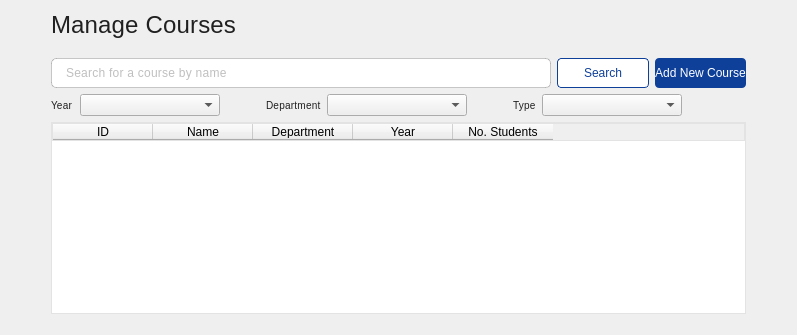
      <widget class="QWidget" name="P9_Courses">
       <layout class="QHBoxLayout" name="horizontalLayout_104">
        <item>
         <spacer name="horizontalSpacer_77">
          <property name="orientation">
           <enum>Qt::Horizontal</enum>
          </property>
          <property name="sizeType">
           <enum>QSizePolicy::Preferred</enum>
          </property>
          <property name="sizeHint" stdset="0">
           <size>
            <width>40</width>
            <height>20</height>
           </size>
          </property>
         </spacer>
        </item>
        <item>
         <layout class="QVBoxLayout" name="verticalLayout_140">
          <item>
           <widget class="QLabel" name="label_152">
            <property name="styleSheet">
             <string notr="true">font-style: normal;
font-weight: 400;
font-size: 24px;
line-height: 24px;
/* identical to box height, or 100% */

letter-spacing: 0.18px;

/* 00. On Surface / High Emphasis */

color: rgba(0, 0, 0, 0.87);</string>
            </property>
            <property name="text">
             <string>Manage Courses</string>
            </property>
           </widget>
          </item>
          <item>
           <spacer name="verticalSpacer_83">
            <property name="orientation">
             <enum>Qt::Vertical</enum>
            </property>
            <property name="sizeType">
             <enum>QSizePolicy::Fixed</enum>
            </property>
            <property name="sizeHint" stdset="0">
             <size>
              <width>20</width>
              <height>13</height>
             </size>
            </property>
           </spacer>
          </item>
          <item>
           <layout class="QHBoxLayout" name="horizontalLayout_98">
            <item>
             <widget class="QLineEdit" name="lineEdit_11">
              <property name="minimumSize">
               <size>
                <width>500</width>
                <height>0</height>
               </size>
              </property>
              <property name="styleSheet">
               <string notr="true">color: #000;
padding: 6px 12px;
border: 1px solid rgba(0, 0, 0, 0.20);
border-radius: 5px;

/* Body 2 */

font-family: 'Roboto';
font-style: normal;
font-weight: 400;
font-size: 12px;
line-height: 20px;
/* identical to box height, or 143% */

letter-spacing: 0.25px;

/* 00. On Surface / High Emphasis */

color: rgba(0, 0, 0, 0.50);</string>
              </property>
              <property name="placeholderText">
               <string>Search for a course by name</string>
              </property>
             </widget>
            </item>
            <item>
             <widget class="QPushButton" name="pushButton_13">
              <property name="minimumSize">
               <size>
                <width>92</width>
                <height>30</height>
               </size>
              </property>
              <property name="styleSheet">
               <string notr="true">background: #fff;
color: #0E409A;
border: 1px solid;
border-color:  #0E409A;
border-radius: 4px;
min-width: 90px;</string>
              </property>
              <property name="text">
               <string>Search</string>
              </property>
             </widget>
            </item>
            <item>
             <widget class="QPushButton" name="btn_add_course">
              <property name="sizePolicy">
               <sizepolicy hsizetype="Fixed" vsizetype="Fixed">
                <horstretch>1</horstretch>
                <verstretch>0</verstretch>
               </sizepolicy>
              </property>
              <property name="minimumSize">
               <size>
                <width>90</width>
                <height>30</height>
               </size>
              </property>
              <property name="maximumSize">
               <size>
                <width>150</width>
                <height>16777215</height>
               </size>
              </property>
              <property name="styleSheet">
               <string notr="true">color: #fff;
background: #0E409A;
border-radius: 4px;
min-width: 90px;</string>
              </property>
              <property name="text">
               <string>Add New Course</string>
              </property>
             </widget>
            </item>
           </layout>
          </item>
          <item>
           <layout class="QHBoxLayout" name="horizontalLayout_99">
            <item>
             <layout class="QHBoxLayout" name="horizontalLayout_100">
              <item>
               <widget class="QLabel" name="label_153">
                <property name="styleSheet">
                 <string notr="true">/* Body 2 */

font-family: 'Roboto';
font-style: normal;
font-weight: 300;
font-size: 10px;
line-height: 20px;
/* identical to box height, or 143% */

letter-spacing: 0.25px;
text-align: center;

/* 00. On Surface / High Emphasis */

color: rgba(0, 0, 0, 0.87);</string>
                </property>
                <property name="text">
                 <string>Year</string>
                </property>
                <property name="scaledContents">
                 <bool>false</bool>
                </property>
                <property name="alignment">
                 <set>Qt::AlignLeading|Qt::AlignLeft|Qt::AlignVCenter</set>
                </property>
                <property name="wordWrap">
                 <bool>true</bool>
                </property>
               </widget>
              </item>
              <item>
               <widget class="QComboBox" name="comboBox_7">
                <property name="minimumSize">
                 <size>
                  <width>140</width>
                  <height>0</height>
                 </size>
                </property>
                <property name="styleSheet">
                 <string notr="true"/>
                </property>
                <property name="placeholderText">
                 <string>Pick Year</string>
                </property>
                <item>
                 <property name="text">
                  <string>All</string>
                 </property>
                </item>
                <item>
                 <property name="text">
                  <string>2023</string>
                 </property>
                </item>
                <item>
                 <property name="text">
                  <string>2024</string>
                 </property>
                </item>
                <item>
                 <property name="text">
                  <string>2025</string>
                 </property>
                </item>
                <item>
                 <property name="text">
                  <string>2026</string>
                 </property>
                </item>
               </widget>
              </item>
             </layout>
            </item>
            <item>
             <spacer name="horizontalSpacer_75">
              <property name="orientation">
               <enum>Qt::Horizontal</enum>
              </property>
              <property name="sizeType">
               <enum>QSizePolicy::Fixed</enum>
              </property>
              <property name="sizeHint" stdset="0">
               <size>
                <width>40</width>
                <height>20</height>
               </size>
              </property>
             </spacer>
            </item>
            <item>
             <layout class="QHBoxLayout" name="horizontalLayout_101">
              <item>
               <widget class="QLabel" name="label_154">
                <property name="styleSheet">
                 <string notr="true">/* Body 2 */

font-family: 'Roboto';
font-style: normal;
font-weight: 300;
font-size: 10px;
line-height: 20px;
/* identical to box height, or 143% */

letter-spacing: 0.25px;
text-align: center;

/* 00. On Surface / High Emphasis */

color: rgba(0, 0, 0, 0.87);</string>
                </property>
                <property name="text">
                 <string>Department</string>
                </property>
                <property name="scaledContents">
                 <bool>false</bool>
                </property>
                <property name="alignment">
                 <set>Qt::AlignLeading|Qt::AlignLeft|Qt::AlignVCenter</set>
                </property>
                <property name="wordWrap">
                 <bool>true</bool>
                </property>
               </widget>
              </item>
              <item>
               <widget class="QComboBox" name="comboBox_8">
                <property name="minimumSize">
                 <size>
                  <width>140</width>
                  <height>0</height>
                 </size>
                </property>
                <property name="styleSheet">
                 <string notr="true"/>
                </property>
                <property name="placeholderText">
                 <string>Pick Department</string>
                </property>
                <item>
                 <property name="text">
                  <string>All</string>
                 </property>
                </item>
                <item>
                 <property name="text">
                  <string>SBE</string>
                 </property>
                </item>
                <item>
                 <property name="text">
                  <string>ELC</string>
                 </property>
                </item>
                <item>
                 <property name="text">
                  <string>CMP</string>
                 </property>
                </item>
                <item>
                 <property name="text">
                  <string>EPM</string>
                 </property>
                </item>
                <item>
                 <property name="text">
                  <string>AER</string>
                 </property>
                </item>
                <item>
                 <property name="text">
                  <string>MEC</string>
                 </property>
                </item>
                <item>
                 <property name="text">
                  <string>ARC</string>
                 </property>
                </item>
                <item>
                 <property name="text">
                  <string>CHE</string>
                 </property>
                </item>
                <item>
                 <property name="text">
                  <string>CVE</string>
                 </property>
                </item>
                <item>
                 <property name="text">
                  <string>PET</string>
                 </property>
                </item>
                <item>
                 <property name="text">
                  <string>MET</string>
                 </property>
                </item>
                <item>
                 <property name="text">
                  <string>MIN</string>
                 </property>
                </item>
               </widget>
              </item>
             </layout>
            </item>
            <item>
             <layout class="QHBoxLayout" name="horizontalLayout_105"/>
            </item>
            <item>
             <spacer name="horizontalSpacer_79">
              <property name="orientation">
               <enum>Qt::Horizontal</enum>
              </property>
              <property name="sizeType">
               <enum>QSizePolicy::Fixed</enum>
              </property>
              <property name="sizeHint" stdset="0">
               <size>
                <width>40</width>
                <height>20</height>
               </size>
              </property>
             </spacer>
            </item>
            <item>
             <layout class="QHBoxLayout" name="horizontalLayout_106">
              <item>
               <widget class="QLabel" name="label_188">
                <property name="styleSheet">
                 <string notr="true">/* Body 2 */

font-family: 'Roboto';
font-style: normal;
font-weight: 300;
font-size: 10px;
line-height: 20px;
/* identical to box height, or 143% */

letter-spacing: 0.25px;
text-align: center;

/* 00. On Surface / High Emphasis */

color: rgba(0, 0, 0, 0.87);</string>
                </property>
                <property name="text">
                 <string>Type</string>
                </property>
                <property name="scaledContents">
                 <bool>false</bool>
                </property>
                <property name="alignment">
                 <set>Qt::AlignLeading|Qt::AlignLeft|Qt::AlignVCenter</set>
                </property>
                <property name="wordWrap">
                 <bool>true</bool>
                </property>
               </widget>
              </item>
              <item>
               <widget class="QComboBox" name="comboBox_10">
                <property name="minimumSize">
                 <size>
                  <width>140</width>
                  <height>0</height>
                 </size>
                </property>
                <property name="styleSheet">
                 <string notr="true"/>
                </property>
                <property name="placeholderText">
                 <string>Pick Type</string>
                </property>
                <item>
                 <property name="text">
                  <string>Mandatory</string>
                 </property>
                </item>
                <item>
                 <property name="text">
                  <string>Elective</string>
                 </property>
                </item>
               </widget>
              </item>
             </layout>
            </item>
            <item>
             <spacer name="horizontalSpacer_76">
              <property name="orientation">
               <enum>Qt::Horizontal</enum>
              </property>
              <property name="sizeHint" stdset="0">
               <size>
                <width>40</width>
                <height>20</height>
               </size>
              </property>
             </spacer>
            </item>
           </layout>
          </item>
          <item>
           <layout class="QHBoxLayout" name="horizontalLayout_102">
            <item>
             <widget class="QTableWidget" name="tbl_courses">
              <property name="enabled">
               <bool>true</bool>
              </property>
              <property name="styleSheet">
               <string notr="true">color: black;
border: 1px solid rgb(227, 227, 227);</string>
              </property>
              <property name="frameShape">
               <enum>QFrame::VLine</enum>
              </property>
              <property name="selectionMode">
               <enum>QAbstractItemView::SingleSelection</enum>
              </property>
              <property name="showGrid">
               <bool>true</bool>
              </property>
              <property name="gridStyle">
               <enum>Qt::NoPen</enum>
              </property>
              <property name="sortingEnabled">
               <bool>false</bool>
              </property>
              <property name="cornerButtonEnabled">
               <bool>true</bool>
              </property>
              <column>
               <property name="text">
                <string>ID</string>
               </property>
              </column>
              <column>
               <property name="text">
                <string>Name</string>
               </property>
              </column>
              <column>
               <property name="text">
                <string>Department</string>
               </property>
              </column>
              <column>
               <property name="text">
                <string>Year</string>
               </property>
              </column>
              <column>
               <property name="text">
                <string>No. Students</string>
               </property>
              </column>
             </widget>
            </item>
           </layout>
          </item>
          <item>
           <spacer name="verticalSpacer_84">
            <property name="orientation">
             <enum>Qt::Vertical</enum>
            </property>
            <property name="sizeType">
             <enum>QSizePolicy::Fixed</enum>
            </property>
            <property name="sizeHint" stdset="0">
             <size>
              <width>17</width>
              <height>10</height>
             </size>
            </property>
           </spacer>
          </item>
         </layout>
        </item>
        <item>
         <spacer name="horizontalSpacer_78">
          <property name="orientation">
           <enum>Qt::Horizontal</enum>
          </property>
          <property name="sizeType">
           <enum>QSizePolicy::Preferred</enum>
          </property>
          <property name="sizeHint" stdset="0">
           <size>
            <width>40</width>
            <height>20</height>
           </size>
          </property>
         </spacer>
        </item>
       </layout>
      </widget>
